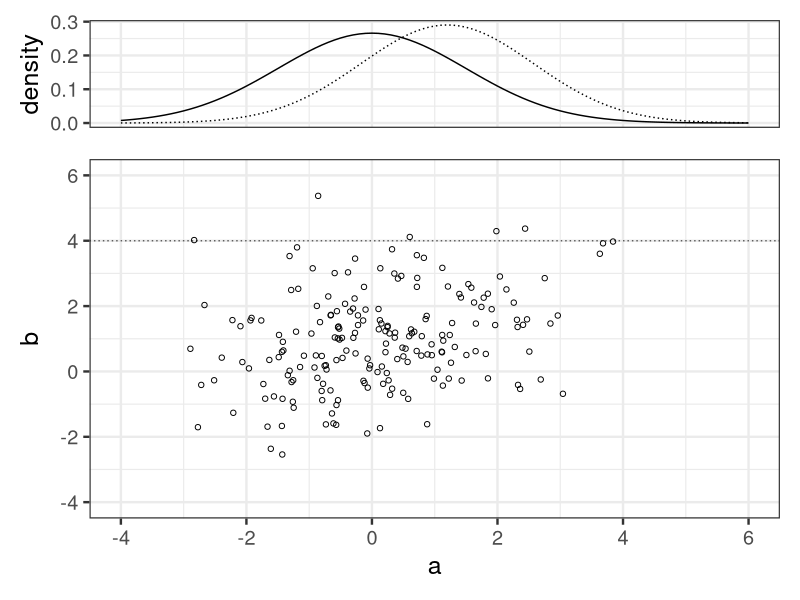
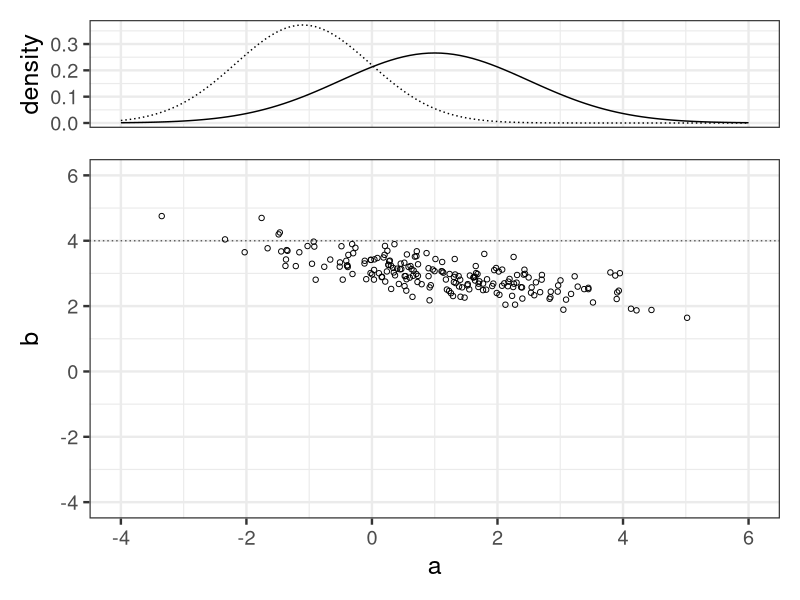

Write the R code that produced these figures, in order.
library(mvtnorm)
library(ggplot2)
library(patchwork)

x_range <- c(-4,6)
y_range <- c(-4,6)
x_breaks <- seq(-4,8,2)
y_breaks <- seq(-4,8,2)

plot.multinormal <- function(file) {
  p_xy <- ggplot(data=d, aes(x=a, y=b)) +
    theme_bw(base_size=18) +
    geom_point(shape=1) +
    geom_hline(aes(yintercept=bfix), color='black', alpha=3/5, linetype='12') +
    scale_x_continuous(breaks=x_breaks, limit=x_range) +
    scale_y_continuous(breaks=y_breaks, limit=y_range) +
    labs(x='a', y='b')

  p_x <- ggplot(d, aes(x=a, y=b)) +
    theme_bw(base_size=18) +
    theme(axis.title.x = element_blank(), axis.text.x = element_blank(), axis.ticks.x = element_blank()) +
    stat_function(fun=dnorm, color='black', linetype='solid', args=list(mean=mu1, sd=s1)) +
    stat_function(fun=dnorm, color='black', linetype='12', args=list(mean=mu1_2, sd=s1_2)) +
    scale_x_continuous(breaks=x_breaks, limit=x_range, labels=NULL) +
    labs(y='density')

  p <- wrap_plots(
    p_x,  
    p_xy, 
    nrow = 2,
    heights = c(0.3, 1)
  )
  ggsave(p, file=file, dpi=250, w=5, h=6)
}

set.seed(123)
N <- 200
mu1 <- 0
mu2 <- 1
s1 <- 1.5
s2 <- 1.5
rho <- 0.4
sig <- matrix(c(s1^2, s1*s2*rho, s1*s2*rho, s2^2), 2, 2)
x <- rmvnorm(N, mean=c(mu1, mu2), sigma=sig)
d <- data.frame(x)
colnames(d) <- c('a', 'b')
bfix <- 4
mu1_2 <- mu1 + rho*s1/s2*(bfix - mu2)
s1_2 <- s1 * sqrt(1-rho^2)
plot.multinormal(file='output/fig6-12-left.png')

set.seed(123)
N <- 200
mu1 <- 1
mu2 <- 3
s1 <- 1.5
s2 <- 0.5
rho <- -0.7
sig <- matrix(c(s1^2, s1*s2*rho, s1*s2*rho, s2^2), 2, 2)
x <- rmvnorm(N, mean=c(mu1, mu2), sigma=sig)
d <- data.frame(x)
colnames(d) <- c('a', 'b')
bfix <- 4
mu1_2 <- mu1 + rho*s1/s2*(bfix - mu2)
s1_2 <- s1 * sqrt(1-rho^2)
plot.multinormal(file='output/fig6-12-right.png')
